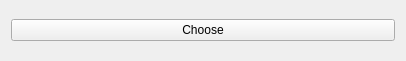
<?xml version="1.0" encoding="UTF-8"?>
<ui version="4.0">
 <class>Widget</class>
 <widget class="QWidget" name="Widget">
  <property name="geometry">
   <rect>
    <x>0</x>
    <y>0</y>
    <width>406</width>
    <height>61</height>
   </rect>
  </property>
  <property name="windowTitle">
   <string>Widget</string>
  </property>
  <layout class="QVBoxLayout" name="verticalLayout">
   <item>
    <widget class="QPushButton" name="choosePushButton">
     <property name="text">
      <string>Choose</string>
     </property>
    </widget>
   </item>
  </layout>
 </widget>
 <resources/>
 <connections/>
</ui>
